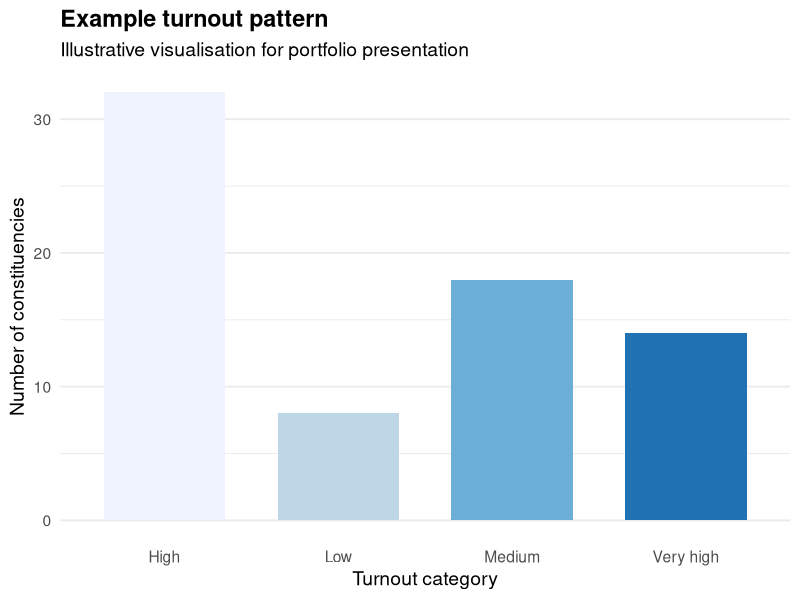

The R source for this figure:
## ---- chunk 1
library(ggplot2)

plot_df <- data.frame(
  category = c("Low", "Medium", "High", "Very high"),
  value = c(8, 18, 32, 14)
)

ggplot(plot_df, aes(x = category, y = value, fill = category)) +
  geom_col(width = 0.7, show.legend = FALSE) +
  scale_fill_brewer(palette = "Blues") +
  labs(
    title = "Example turnout pattern",
    subtitle = "Illustrative visualisation for portfolio presentation",
    x = "Turnout category",
    y = "Number of constituencies"
  ) +
  theme_minimal(base_size = 14) +
  theme(
    plot.title = element_text(face = "bold"),
    panel.grid.major.x = element_blank()
  )
